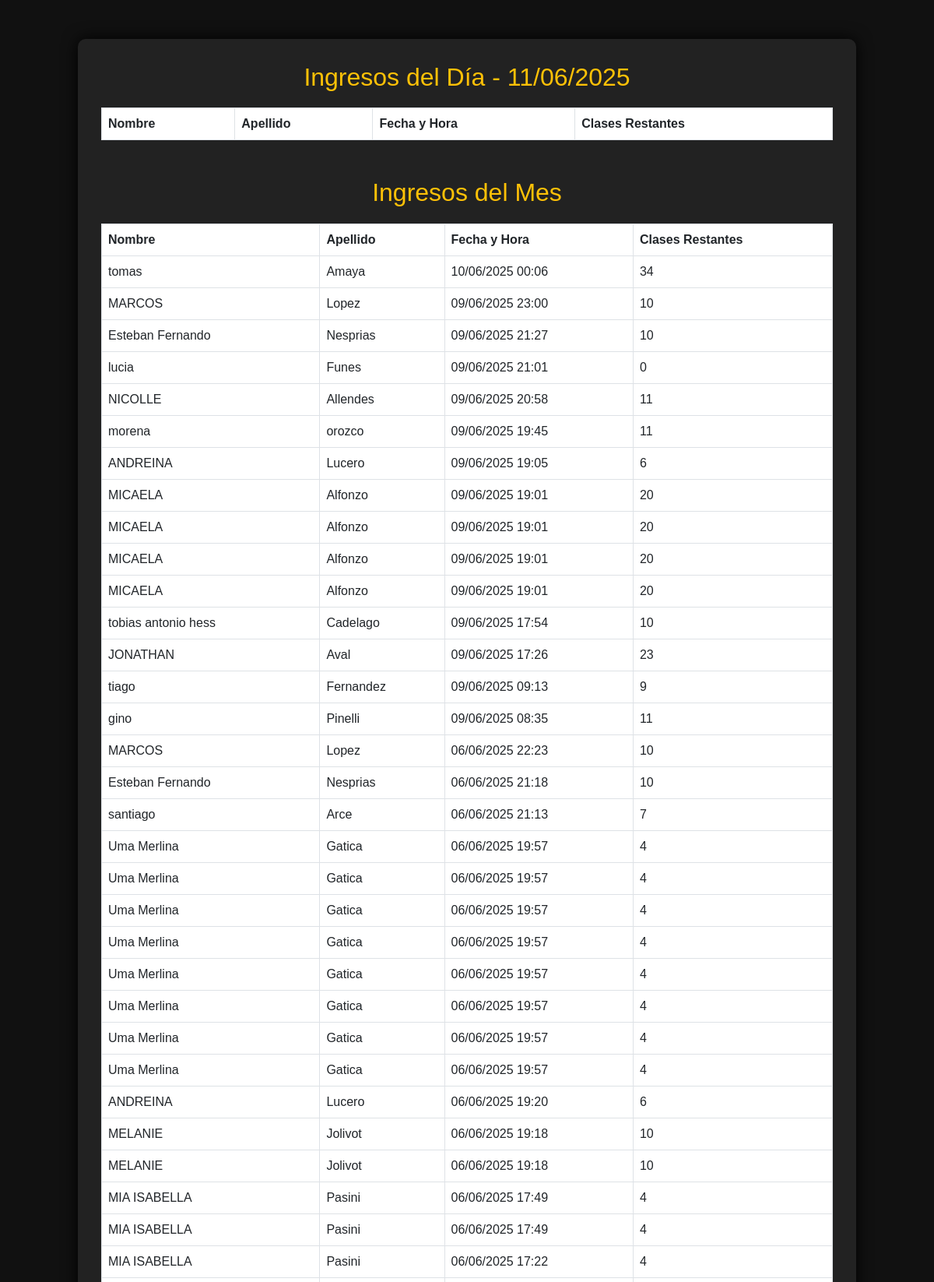
The app's page /clientes_ingresos.php (upper part) with its own data.
### tables this page shows
CREATE TABLE `asistencias` (
  `id` int(11) NOT NULL,
  `cliente_id` int(11) NOT NULL,
  `membresia_id` int(11) NOT NULL,
  `fecha_asistencia` date NOT NULL,
  `fecha_hora` datetime DEFAULT current_timestamp(),
  `tipo` enum('entrada','salida') NOT NULL DEFAULT 'entrada'
);

CREATE TABLE `clientes` (
  `id` int(11) NOT NULL,
  `nombre` varchar(100) NOT NULL,
  `apellido` varchar(100) NOT NULL,
  `dni` varchar(20) NOT NULL,
  `telefono` varchar(20) DEFAULT NULL,
  `correo` varchar(100) DEFAULT NULL,
  `fecha_nacimiento` date DEFAULT NULL,
  `fecha_ingreso` date DEFAULT NULL,
  `email` varchar(100) DEFAULT NULL,
  `rfid_uid` varchar(100) DEFAULT NULL,
  `tarjeta_rfid` varchar(50) DEFAULT NULL,
  `estado` varchar(20) NOT NULL DEFAULT 'Activo',
  `fecha_vencimiento` date DEFAULT NULL,
  `dias_restantes` int(11) DEFAULT 0,
  `dias_disponibles` int(11) DEFAULT 0
);

CREATE TABLE `membresias` (
  `id` int(11) NOT NULL,
  `cliente_id` int(11) NOT NULL,
  `plan_id` int(11) NOT NULL,
  `fecha_inicio` date NOT NULL,
  `fecha_vencimiento` date DEFAULT NULL,
  `fecha_fin` date NOT NULL,
  `monto_pagado` decimal(10,2) NOT NULL,
  `metodo_pago` varchar(50) NOT NULL,
  `clases_restantes` int(11) NOT NULL,
  `plan_adicional_id` int(11) DEFAULT NULL,
  `monto` decimal(10,2) NOT NULL DEFAULT 0.00
);

### clientes_ingresos.php (the view, shortened to what this page needs)
<?php
include 'conexion.php';
$hoy = date('Y-m-d');
$inicioMes = date('Y-m-01');
$ingresos_mes = $conexion->query("
    SELECT c.nombre, c.apellido, a.fecha_hora, m.clases_restantes
    FROM asistencias a
    JOIN membresias m ON a.membresia_id = m.id
    JOIN clientes c ON m.cliente_id = c.id
    WHERE DATE(a.fecha_hora) BETWEEN '$inicioMes' AND '$hoy'
    ORDER BY a.fecha_hora DESC
");
?>
<!DOCTYPE html>
<html lang="es">
<head>
  <link href="https://cdn.jsdelivr.net/npm/bootstrap@5.3.0/dist/css/bootstrap.min.css" rel="stylesheet">
</head>
<body>
  <div class="container">
    <h2 class="text-center">Ingresos del Día - <?= date('d/m/Y') ?></h2>
    <table class="table table-bordered table-hover text-white">
      <thead>
        <tr>
          <th>Nombre</th>
          <th>Apellido</th>
          <th>Fecha y Hora</th>
          <th>Clases Restantes</th>
        </tr>
      </thead>
    </table>
    <h2 class="text-center mt-5">Ingresos del Mes</h2>
    <table class="table table-bordered table-hover text-white">
      <thead>
        <tr>
          <th>Nombre</th>
          <th>Apellido</th>
          <th>Fecha y Hora</th>
          <th>Clases Restantes</th>
        </tr>
      </thead>
      <tbody>
        <?php while($row = $ingresos_mes->fetch_assoc()): ?>
          <tr>
            <td><?= htmlspecialchars($row['nombre']) ?></td>
            <td><?= htmlspecialchars($row['apellido']) ?></td>
            <td><?= date('d/m/Y H:i', strtotime($row['fecha_hora'])) ?></td>
            <td><?= $row['clases_restantes'] ?></td>
          </tr>
        <?php endwhile; ?>
      </tbody>
    </table>
  </div>
</body>
</html>

### clientes_ingresos.php (style rules this page uses)
body { background-color: #111; color: #f0f0f0; font-family: Arial, sans-serif; }
.container { max-width: 1000px; margin: 50px auto; background: #222; padding: 30px; border-radius: 10px; box-shadow: 0 0 20px #000; }
h2 { color: #ffc107; }
table { margin-top: 20px; }
th { background: #ffc107; color: #000; }
td { background: #333; }

### records on screen
asistencias: cliente.nombre "tomas", cliente.apellido "Amaya", fecha_hora "10/06/2025 00:06", membresia.clases_restantes "34"
asistencias: cliente.nombre "MARCOS", cliente.apellido "Lopez", fecha_hora "09/06/2025 23:00", membresia.clases_restantes "10"
asistencias: cliente.nombre "Esteban Fernando", cliente.apellido "Nesprias", fecha_hora "09/06/2025 21:27", membresia.clases_restantes "10"
asistencias: cliente.nombre "lucia", cliente.apellido "Funes", fecha_hora "09/06/2025 21:01", membresia.clases_restantes "0"
asistencias: cliente.nombre "NICOLLE", cliente.apellido "Allendes", fecha_hora "09/06/2025 20:58", membresia.clases_restantes "11"
asistencias: cliente.nombre "morena", cliente.apellido "orozco", fecha_hora "09/06/2025 19:45", membresia.clases_restantes "11"
asistencias: cliente.nombre "ANDREINA", cliente.apellido "Lucero", fecha_hora "09/06/2025 19:05", membresia.clases_restantes "6"
asistencias: cliente.nombre "MICAELA", cliente.apellido "Alfonzo", fecha_hora "09/06/2025 19:01", membresia.clases_restantes "20"
asistencias: cliente.nombre "MICAELA", cliente.apellido "Alfonzo", fecha_hora "09/06/2025 19:01", membresia.clases_restantes "20"
asistencias: cliente.nombre "MICAELA", cliente.apellido "Alfonzo", fecha_hora "09/06/2025 19:01", membresia.clases_restantes "20"
asistencias: cliente.nombre "MICAELA", cliente.apellido "Alfonzo", fecha_hora "09/06/2025 19:01", membresia.clases_restantes "20"
asistencias: cliente.nombre "tobias antonio hess", cliente.apellido "Cadelago", fecha_hora "09/06/2025 17:54", membresia.clases_restantes "10"
asistencias: cliente.nombre "JONATHAN", cliente.apellido "Aval", fecha_hora "09/06/2025 17:26", membresia.clases_restantes "23"
asistencias: cliente.nombre "tiago", cliente.apellido "Fernandez", fecha_hora "09/06/2025 09:13", membresia.clases_restantes "9"
asistencias: cliente.nombre "gino", cliente.apellido "Pinelli", fecha_hora "09/06/2025 08:35", membresia.clases_restantes "11"
asistencias: cliente.nombre "MARCOS", cliente.apellido "Lopez", fecha_hora "06/06/2025 22:23", membresia.clases_restantes "10"
asistencias: cliente.nombre "Esteban Fernando", cliente.apellido "Nesprias", fecha_hora "06/06/2025 21:18", membresia.clases_restantes "10"
asistencias: cliente.nombre "santiago", cliente.apellido "Arce", fecha_hora "06/06/2025 21:13", membresia.clases_restantes "7"
asistencias: cliente.nombre "Uma Merlina", cliente.apellido "Gatica", fecha_hora "06/06/2025 19:57", membresia.clases_restantes "4"
asistencias: cliente.nombre "Uma Merlina", cliente.apellido "Gatica", fecha_hora "06/06/2025 19:57", membresia.clases_restantes "4"
asistencias: cliente.nombre "Uma Merlina", cliente.apellido "Gatica", fecha_hora "06/06/2025 19:57", membresia.clases_restantes "4"
asistencias: cliente.nombre "Uma Merlina", cliente.apellido "Gatica", fecha_hora "06/06/2025 19:57", membresia.clases_restantes "4"
asistencias: cliente.nombre "Uma Merlina", cliente.apellido "Gatica", fecha_hora "06/06/2025 19:57", membresia.clases_restantes "4"
asistencias: cliente.nombre "Uma Merlina", cliente.apellido "Gatica", fecha_hora "06/06/2025 19:57", membresia.clases_restantes "4"
asistencias: cliente.nombre "Uma Merlina", cliente.apellido "Gatica", fecha_hora "06/06/2025 19:57", membresia.clases_restantes "4"
asistencias: cliente.nombre "Uma Merlina", cliente.apellido "Gatica", fecha_hora "06/06/2025 19:57", membresia.clases_restantes "4"
asistencias: cliente.nombre "ANDREINA", cliente.apellido "Lucero", fecha_hora "06/06/2025 19:20", membresia.clases_restantes "6"
asistencias: cliente.nombre "MELANIE", cliente.apellido "Jolivot", fecha_hora "06/06/2025 19:18", membresia.clases_restantes "10"
asistencias: cliente.nombre "MELANIE", cliente.apellido "Jolivot", fecha_hora "06/06/2025 19:18", membresia.clases_restantes "10"
asistencias: cliente.nombre "MIA ISABELLA", cliente.apellido "Pasini", fecha_hora "06/06/2025 17:49", membresia.clases_restantes "4"
asistencias: cliente.nombre "MIA ISABELLA", cliente.apellido "Pasini", fecha_hora "06/06/2025 17:49", membresia.clases_restantes "4"
asistencias: cliente.nombre "MIA ISABELLA", cliente.apellido "Pasini", fecha_hora "06/06/2025 17:22", membresia.clases_restantes "4"
